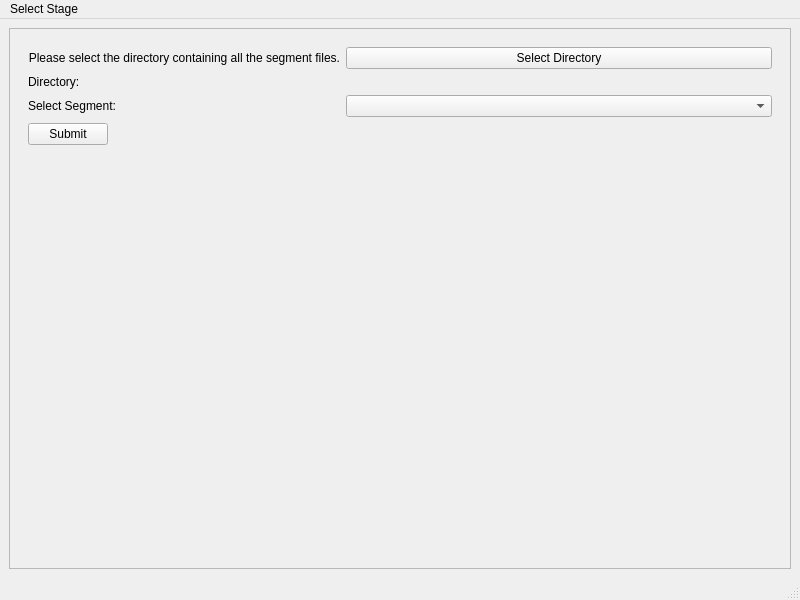
<?xml version="1.0" encoding="UTF-8"?>
<ui version="4.0">
 <class>MainWindow</class>
 <widget class="QMainWindow" name="MainWindow">
  <property name="geometry">
   <rect>
    <x>0</x>
    <y>0</y>
    <width>800</width>
    <height>600</height>
   </rect>
  </property>
  <property name="windowTitle">
   <string>MainWindow</string>
  </property>
  <widget class="QWidget" name="centralwidget">
   <layout class="QVBoxLayout" name="verticalLayout">
    <item>
     <widget class="QScrollArea" name="scrollArea">
      <property name="widgetResizable">
       <bool>true</bool>
      </property>
      <widget class="QWidget" name="menu_contents">
       <property name="geometry">
        <rect>
         <x>0</x>
         <y>0</y>
         <width>776</width>
         <height>525</height>
        </rect>
       </property>
       <layout class="QGridLayout" name="gridLayout_2">
        <item row="0" column="0">
         <widget class="QWidget" name="widget" native="true">
          <layout class="QFormLayout" name="formLayout">
           <item row="0" column="1">
            <widget class="QPushButton" name="dir_select_btn">
             <property name="text">
              <string>Select Directory</string>
             </property>
            </widget>
           </item>
           <item row="0" column="0">
            <widget class="QLabel" name="dir_select_lbl">
             <property name="sizePolicy">
              <sizepolicy hsizetype="Preferred" vsizetype="Preferred">
               <horstretch>0</horstretch>
               <verstretch>0</verstretch>
              </sizepolicy>
             </property>
             <property name="text">
              <string>Please select the directory containing all the segment files.</string>
             </property>
             <property name="alignment">
              <set>Qt::AlignRight|Qt::AlignTrailing|Qt::AlignVCenter</set>
             </property>
            </widget>
           </item>
           <item row="2" column="0">
            <widget class="QLabel" name="reg_lbl">
             <property name="sizePolicy">
              <sizepolicy hsizetype="Expanding" vsizetype="Preferred">
               <horstretch>0</horstretch>
               <verstretch>0</verstretch>
              </sizepolicy>
             </property>
             <property name="text">
              <string>Select Segment:   </string>
             </property>
            </widget>
           </item>
           <item row="2" column="1">
            <widget class="QComboBox" name="seg_selector">
             <property name="sizePolicy">
              <sizepolicy hsizetype="Preferred" vsizetype="Preferred">
               <horstretch>0</horstretch>
               <verstretch>0</verstretch>
              </sizepolicy>
             </property>
            </widget>
           </item>
           <item row="1" column="0">
            <widget class="QLabel" name="dir_lbl">
             <property name="sizePolicy">
              <sizepolicy hsizetype="Preferred" vsizetype="Preferred">
               <horstretch>0</horstretch>
               <verstretch>0</verstretch>
              </sizepolicy>
             </property>
             <property name="text">
              <string>Directory:  </string>
             </property>
            </widget>
           </item>
           <item row="4" column="0">
            <widget class="QPushButton" name="submit_btn">
             <property name="text">
              <string>Submit</string>
             </property>
            </widget>
           </item>
          </layout>
         </widget>
        </item>
        <item row="1" column="0">
         <widget class="QStackedWidget" name="stacked_widget">
          <property name="currentIndex">
           <number>0</number>
          </property>
          <widget class="QWidget" name="placeholder"/>
         </widget>
        </item>
       </layout>
      </widget>
     </widget>
    </item>
   </layout>
  </widget>
  <widget class="QStatusBar" name="statusbar"/>
  <widget class="QMenuBar" name="menubar">
   <property name="geometry">
    <rect>
     <x>0</x>
     <y>0</y>
     <width>800</width>
     <height>26</height>
    </rect>
   </property>
   <widget class="QMenu" name="stage_menu">
    <property name="title">
     <string>Select Stage</string>
    </property>
    <addaction name="action_parser"/>
    <addaction name="action_crop"/>
    <addaction name="action_reg"/>
    <addaction name="action_class"/>
   </widget>
   <addaction name="stage_menu"/>
  </widget>
  <action name="action_parser">
   <property name="enabled">
    <bool>false</bool>
   </property>
   <property name="text">
    <string>XML Parser</string>
   </property>
   <property name="visible">
    <bool>true</bool>
   </property>
  </action>
  <action name="action_crop">
   <property name="enabled">
    <bool>false</bool>
   </property>
   <property name="text">
    <string>Slab Cropping</string>
   </property>
  </action>
  <action name="action_reg">
   <property name="enabled">
    <bool>false</bool>
   </property>
   <property name="text">
    <string>Slab Registration</string>
   </property>
  </action>
  <action name="action_class">
   <property name="enabled">
    <bool>false</bool>
   </property>
   <property name="text">
    <string>Slab Classification</string>
   </property>
  </action>
 </widget>
 <resources/>
 <connections/>
</ui>
